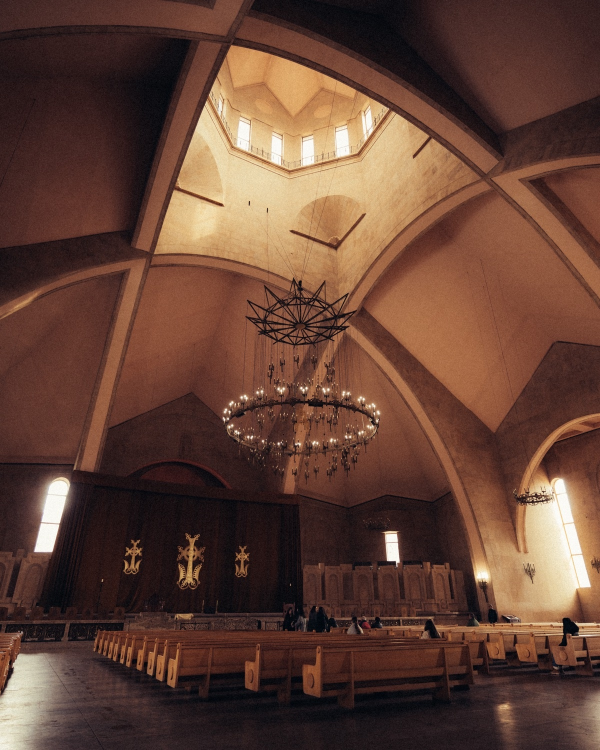
#> input picture examples/armenia-original.jpg, 1200 x 1500 px (shown at 1/2 size)
$ python analyze.py ../examples/armenia-original.jpg
#> lines starting #> are read from the running program, lines starting #| are printed output that depends on the picture
#!/usr/bin/env python3
"""
Image analysis script for the text overlay system.

Analyzes an image to extract:
  - Dominant color palette (via k-means clustering)
  - Candidate text colors with WCAG contrast ratios
  - 4x4 region grid with edge density, luminance variance, and text friendliness
  - Best text placement positions scored by text friendliness and rule-of-thirds

Usage:
    python3 scripts/analyze.py /path/to/image.jpg

Output:
    JSON object printed to stdout.
    Debug/progress info printed to stderr.
"""

import colorsys
import json
import os
import subprocess
import sys
import tempfile

import numpy as np
from PIL import Image
from scipy.cluster.vq import kmeans2
from scipy.ndimage import sobel

# ---------------------------------------------------------------------------
# RAW image support
# ---------------------------------------------------------------------------

RAW_EXTENSIONS = {".arw", ".cr2", ".cr3", ".nef", ".orf", ".raf", ".dng", ".rw2", ".pef", ".srw"}


# [18 lines left out: function convert_raw_to_tiff, not called in this run]


# ---------------------------------------------------------------------------
# Utility helpers
# ---------------------------------------------------------------------------

def rgb_to_hex(r, g, b):
    """Convert an (R, G, B) tuple (0-255 ints) to a hex string like '#A1B2C3'."""
    return "#{:02X}{:02X}{:02X}".format(int(round(r)), int(round(g)), int(round(b)))


def hex_to_rgb(hex_str):
    """Convert '#RRGGBB' to (R, G, B) tuple with 0-255 ints."""
    hex_str = hex_str.lstrip("#")
    return tuple(int(hex_str[i:i + 2], 16) for i in (0, 2, 4))


def linearize_channel(c):
    """Linearize a single sRGB channel value (0-1 float) for luminance calc."""
    if c <= 0.03928:
        return c / 12.92
    return ((c + 0.055) / 1.055) ** 2.4


def relative_luminance(r, g, b):
    """Compute WCAG relative luminance from 0-255 RGB values."""
    r_lin = linearize_channel(r / 255.0)
    g_lin = linearize_channel(g / 255.0)
    b_lin = linearize_channel(b / 255.0)
    return 0.2126 * r_lin + 0.7152 * g_lin + 0.0722 * b_lin


def contrast_ratio(color1_rgb, color2_rgb):
    """Compute WCAG contrast ratio between two (R, G, B) tuples (0-255)."""
    l1 = relative_luminance(*color1_rgb)
    l2 = relative_luminance(*color2_rgb)
    if l1 < l2:
        l1, l2 = l2, l1
    return (l1 + 0.05) / (l2 + 0.05)


def rgb_to_hsl(r, g, b):
    """Convert 0-255 RGB to (H 0-360, S 0-1, L 0-1)."""
    h, l, s = colorsys.rgb_to_hls(r / 255.0, g / 255.0, b / 255.0)
    return h * 360.0, s, l


def hsl_to_rgb(h, s, l):
    """Convert (H 0-360, S 0-1, L 0-1) to 0-255 RGB tuple."""
    r, g, b = colorsys.hls_to_rgb(h / 360.0, l, s)
    return (
        int(round(r * 255)),
        int(round(g * 255)),
        int(round(b * 255)),
    )


def rotate_hue(r, g, b, degrees):
    """Rotate the hue of an RGB color by the given degrees."""
    h, s, l = rgb_to_hsl(r, g, b)
    h = (h + degrees) % 360.0
    return hsl_to_rgb(h, s, l)


def adjust_lightness(r, g, b, delta):
    """Shift lightness of an RGB color by *delta* (clamped to 0-1)."""
    h, s, l = rgb_to_hsl(r, g, b)
    l = max(0.0, min(1.0, l + delta))
    return hsl_to_rgb(h, s, l)


# ---------------------------------------------------------------------------
# Core analysis functions
# ---------------------------------------------------------------------------

def extract_palette(image, k=5):
    """Extract *k* dominant colors via k-means on a downsampled image.

    Returns a list of hex strings sorted by cluster size (most dominant first).
    """
    # Downsample for speed
    thumb = image.copy()
    thumb.thumbnail((150, 150))
    arr = np.asarray(thumb.convert("RGB"), dtype=np.float64).reshape(-1, 3)

    centroids, labels = kmeans2(arr, k, minit="points", iter=20)

    # Sort by cluster population (largest first)
    counts = np.bincount(labels, minlength=k)
    order = np.argsort(-counts)
    centroids = centroids[order]

    palette = []
    for c in centroids:
        r, g, b = np.clip(c, 0, 255).astype(int)
        palette.append(rgb_to_hex(r, g, b))
    return palette


def generate_candidates(palette, center_avg_rgb):
    """Generate candidate text colors from palette + safe fallbacks.

    Each candidate has: hex, source, contrast_vs_center.
    Candidates with contrast < 2.0 are discarded.
    Result is sorted by contrast descending.
    """
    candidates = []

    for hex_color in palette:
        r, g, b = hex_to_rgb(hex_color)

        derived = [
            (rgb_to_hex(r, g, b), "palette"),
            (rgb_to_hex(*rotate_hue(r, g, b, 180)), "complementary"),
            (rgb_to_hex(*rotate_hue(r, g, b, 30)), "analogous_warm"),
            (rgb_to_hex(*rotate_hue(r, g, b, -30)), "analogous_cool"),
            (rgb_to_hex(*adjust_lightness(r, g, b, 0.40)), "tinted_light"),
            (rgb_to_hex(*adjust_lightness(r, g, b, -0.40)), "tinted_dark"),
        ]

        for hex_val, source in derived:
            cr = contrast_ratio(hex_to_rgb(hex_val), center_avg_rgb)
            candidates.append({
                "hex": hex_val,
                "source": source,
                "contrast_vs_center": round(cr, 2),
            })

    # Filter: contrast must be >= 2.0
    candidates = [c for c in candidates if c["contrast_vs_center"] >= 2.0]

    # Deduplicate by hex (keep the entry with highest contrast if dupes exist)
    seen = {}
    for c in candidates:
        key = c["hex"]
        if key not in seen or c["contrast_vs_center"] > seen[key]["contrast_vs_center"]:
            seen[key] = c
    candidates = list(seen.values())

    # Sort by contrast descending
    candidates.sort(key=lambda c: c["contrast_vs_center"], reverse=True)

    return candidates


def analyze_regions(image):
    """Divide the image into a 4x4 grid and compute per-cell metrics.

    Returns a list of 16 cell dicts with:
        row, col, edge_density, luminance_variance, avg_brightness, avg_color,
        text_friendliness
    """
    arr = np.asarray(image.convert("RGB"), dtype=np.float64)
    height, width, _ = arr.shape

    # Grayscale for edge / luminance analysis
    gray = 0.2126 * arr[:, :, 0] + 0.7152 * arr[:, :, 1] + 0.0722 * arr[:, :, 2]

    # Full-image Sobel edge magnitude
    sobel_x = sobel(gray, axis=1)
    sobel_y = sobel(gray, axis=0)
    edge_mag = np.hypot(sobel_x, sobel_y)

    # Normalize edge magnitudes to 0-1 globally
    emax = edge_mag.max()
    if emax > 0:
        edge_mag_norm = edge_mag / emax
    else:
        edge_mag_norm = edge_mag

    row_edges = np.linspace(0, height, 5).astype(int)
    col_edges = np.linspace(0, width, 5).astype(int)

    cells = []
    for r in range(4):
        for c in range(4):
            y0, y1 = row_edges[r], row_edges[r + 1]
            x0, x1 = col_edges[c], col_edges[c + 1]

            cell_gray = gray[y0:y1, x0:x1]
            cell_rgb = arr[y0:y1, x0:x1]
            cell_edge = edge_mag_norm[y0:y1, x0:x1]

            ed = float(cell_edge.mean())
            lv = float(cell_gray.var() / (255.0 ** 2))  # normalize to 0-1 range
            ab = float(cell_gray.mean())
            avg_r = int(round(cell_rgb[:, :, 0].mean()))
            avg_g = int(round(cell_rgb[:, :, 1].mean()))
            avg_b = int(round(cell_rgb[:, :, 2].mean()))

            cells.append({
                "row": r,
                "col": c,
                "edge_density": round(ed, 4),
                "luminance_variance": round(lv, 4),
                "avg_brightness": round(ab, 1),
                "avg_color": rgb_to_hex(avg_r, avg_g, avg_b),
            })

    # Compute text_friendliness with cross-cell normalization
    eds = np.array([c["edge_density"] for c in cells])
    lvs = np.array([c["luminance_variance"] for c in cells])

    ed_min, ed_max = eds.min(), eds.max()
    lv_min, lv_max = lvs.min(), lvs.max()

    for i, cell in enumerate(cells):
        if ed_max > ed_min:
            norm_ed = (cell["edge_density"] - ed_min) / (ed_max - ed_min)
        else:
            norm_ed = 0.0

        if lv_max > lv_min:
            norm_lv = (cell["luminance_variance"] - lv_min) / (lv_max - lv_min)
        else:
            norm_lv = 0.0

        tf = 1.0 - (0.5 * norm_ed + 0.5 * norm_lv)
        cell["text_friendliness"] = round(tf, 4)

    return cells


def compute_best_placements(cells):
    """Score 6 named positions using text_friendliness + rule-of-thirds bonus.

    Returns a sorted list of placement dicts (best first).
    """
    # Build a lookup: (row, col) -> cell
    cell_map = {}
    for c in cells:
        cell_map[(c["row"], c["col"])] = c

    positions = {
        "top-left":      [(0, 0), (0, 1), (1, 0), (1, 1)],
        "top-center":    [(0, 1), (0, 2), (1, 1), (1, 2)],
        "center":        [(1, 1), (1, 2), (2, 1), (2, 2)],
        "bottom-left":   [(2, 0), (2, 1), (3, 0), (3, 1)],
        "bottom-center": [(2, 1), (2, 2), (3, 1), (3, 2)],
        "bottom-right":  [(2, 2), (2, 3), (3, 2), (3, 3)],
    }

    # Rule-of-thirds bonus positions
    thirds_bonus = {"top-left", "bottom-left", "bottom-right"}

    placements = []
    for name, coords in positions.items():
        covered = [cell_map[rc] for rc in coords]
        avg_tf = np.mean([c["text_friendliness"] for c in covered])

        score = avg_tf
        if name in thirds_bonus:
            score += 0.1

        # Average color of covered region
        avg_r = int(round(np.mean([hex_to_rgb(c["avg_color"])[0] for c in covered])))
        avg_g = int(round(np.mean([hex_to_rgb(c["avg_color"])[1] for c in covered])))
        avg_b = int(round(np.mean([hex_to_rgb(c["avg_color"])[2] for c in covered])))

        placements.append({
            "position": name,
            "score": round(float(score), 4),
            "region_avg_color": rgb_to_hex(avg_r, avg_g, avg_b),
        })

    placements.sort(key=lambda p: p["score"], reverse=True)
    return placements


def get_center_avg_rgb(cells):
    """Return the average RGB of the four center cells (1,1), (1,2), (2,1), (2,2)."""
    center_coords = [(1, 1), (1, 2), (2, 1), (2, 2)]
    cell_map = {(c["row"], c["col"]): c for c in cells}
    rs, gs, bs = [], [], []
    for rc in center_coords:
        r, g, b = hex_to_rgb(cell_map[rc]["avg_color"])
        rs.append(r)
        gs.append(g)
        bs.append(b)
    return (int(round(np.mean(rs))), int(round(np.mean(gs))), int(round(np.mean(bs))))


# ---------------------------------------------------------------------------
# Rectangle candidate scanning
# ---------------------------------------------------------------------------

# [33 lines left out: function _build_cost_map, not called in this run]


def _integral_image(arr):
    """Compute the integral (summed-area) image of a 2D array."""
    return arr.cumsum(axis=0).cumsum(axis=1)


# [108 lines left out: functions _rect_sum, compute_rectangle_candidates, not called in this run]


# ---------------------------------------------------------------------------
# Main
# ---------------------------------------------------------------------------

def analyze(image_path, layout_mode=None):
    """Run full analysis on the image at *image_path* and return the result dict.

    If *layout_mode* is provided ('auto' or 'center'), rectangle candidates
    are computed and included in the output.
    """
    # Handle RAW files by converting to TIFF first
    ext = os.path.splitext(image_path)[1].lower()
    tmp_tiff = None
    if ext in RAW_EXTENSIONS:
        print(f"RAW file detected ({ext}), converting via sips ...", file=sys.stderr)
        tmp_tiff = convert_raw_to_tiff(image_path)
        load_path = tmp_tiff
    else:
        load_path = image_path

    print(f"Loading image: {load_path}", file=sys.stderr)
    image = Image.open(load_path).convert("RGB")
    width, height = image.size
    print(f"Image dimensions: {width}x{height}", file=sys.stderr)

    # --- Palette ---
    print("Extracting palette ...", file=sys.stderr)
    palette = extract_palette(image, k=5)
    print(f"Palette: {palette}", file=sys.stderr)

    # --- Regions ---
    print("Analyzing regions (4x4 grid) ...", file=sys.stderr)
    cells = analyze_regions(image)

    # --- Center average color ---
    center_avg_rgb = get_center_avg_rgb(cells)
    print(f"Center average color: {rgb_to_hex(*center_avg_rgb)}", file=sys.stderr)

    # --- Candidate colors ---
    print("Generating candidate colors ...", file=sys.stderr)
    candidates = generate_candidates(palette, center_avg_rgb)
    print(f"Candidates after filtering: {len(candidates)}", file=sys.stderr)

    # --- Best placements ---
    print("Computing best placements ...", file=sys.stderr)
    placements = compute_best_placements(cells)

    # --- Rectangle candidates (if layout mode specified) ---
    rect_candidates = None
    if layout_mode in ("auto", "center"):
        print(f"Computing rectangle candidates (layout={layout_mode}) ...", file=sys.stderr)
        rect_candidates = compute_rectangle_candidates(image, layout_mode, width, height)
        print(f"Rectangle candidates: {len(rect_candidates)}", file=sys.stderr)

    result = {
        "image_dimensions": {"width": width, "height": height},
        "palette": palette,
        "color_candidates": candidates,
        "regions": {
            "grid": "4x4",
            "cells": cells,
        },
        "best_placements": placements,
    }
    if rect_candidates is not None:
        result["rectangle_candidates"] = rect_candidates

    # Clean up temporary TIFF if we converted from RAW
    if tmp_tiff and os.path.isfile(tmp_tiff):
        os.unlink(tmp_tiff)
        print(f"Cleaned up temp TIFF: {tmp_tiff}", file=sys.stderr)

    return result


def main():
    if len(sys.argv) < 2:
        print("Usage: python3 scripts/analyze.py /path/to/image.jpg [--layout auto|center]",
              file=sys.stderr)
        sys.exit(1)

    image_path = sys.argv[1]

    # Parse optional --layout flag
    layout_mode = None
    args = sys.argv[2:]
    for i, arg in enumerate(args):
        if arg == "--layout" and i + 1 < len(args):
            layout_mode = args[i + 1]
            break

    result = analyze(image_path, layout_mode=layout_mode)
#> in analyze, image is the input picture: PIL image 1200x1500 RGB; mean R, G, B 99.4, 67, 53.6
#> in extract_palette, `thumb.thumbnail((150, 150))`:
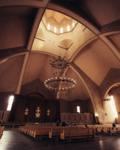
#> thumb: PIL image 120x150 RGB; mean R, G, B 99.4, 67, 53.6
#> in extract_palette, `centroids, labels = kmeans2(arr, k, minit="points", iter=20)`: centroids = [[36.1, 22.72, 24.22], [131.4, 80.26, 58.95], [226.8, 203.5, 165], [186.9, 136.6, 92.8], [82.35, 47.79, 40.79]]; labels = 18000 values, max 4 at index 1, min 0 at index 0, mean 1.92
#> in extract_palette, `counts = np.bincount(labels, minlength=k)`: counts = [5413, 3799, 1277, 1786, 5725]
#> in extract_palette, `order = np.argsort(-counts)`: order = [4, 0, 1, 3, 2]
#> in extract_palette, `centroids = centroids[order]`: centroids = [[82.35, 47.79, 40.79], [36.1, 22.72, 24.22], [131.4, 80.26, 58.95], [186.9, 136.6, 92.8], [226.8, 203.5, 165]]
#> the loop in extract_palette, `for c in centroids:` made 5 passes
#> (c, r, g, b) on passes 1 to 5: ([82.35, 47.79, 40.79], 82, 47, 40), ([36.1, 22.72, 24.22], 36, 22, 24), ([131.4, 80.26, 58.95], 131, 80, 58), ([186.9, 136.6, 92.8], 186, 136, 92), ([226.8, 203.5, 165], 226, 203, 165)
#> after the loop in extract_palette, `for c in centroids:`: palette = ['#522F28', '#241618', '#83503A', '#BA885C', '#E2CBA5']
#> in analyze_regions, `gray = 0.2126 * arr[:, :, 0] + 0.7152 * arr[:, :, 1] + 0.0722 * arr[:,..`:
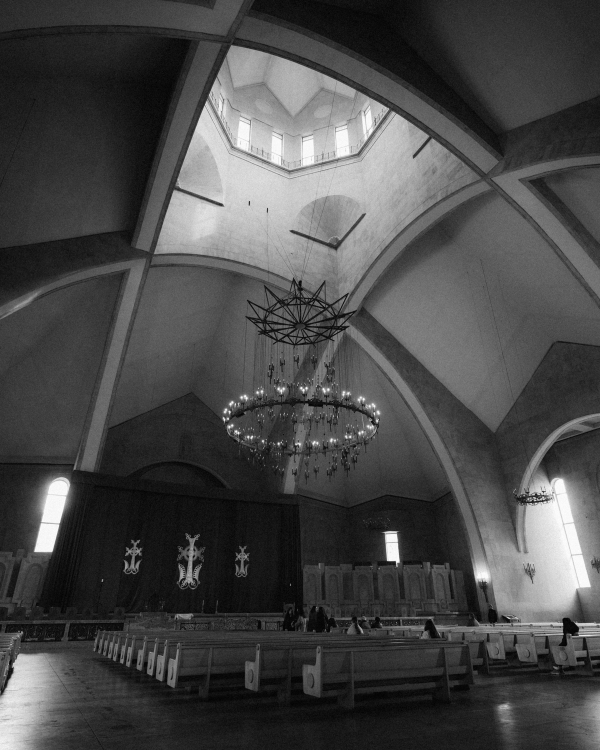
#> gray: shape (1500, 1200) float64 (shown at 1/2 size); min 0.144, max 255, mean 72.9
#> in analyze_regions, `sobel_x = sobel(gray, axis=1)`:
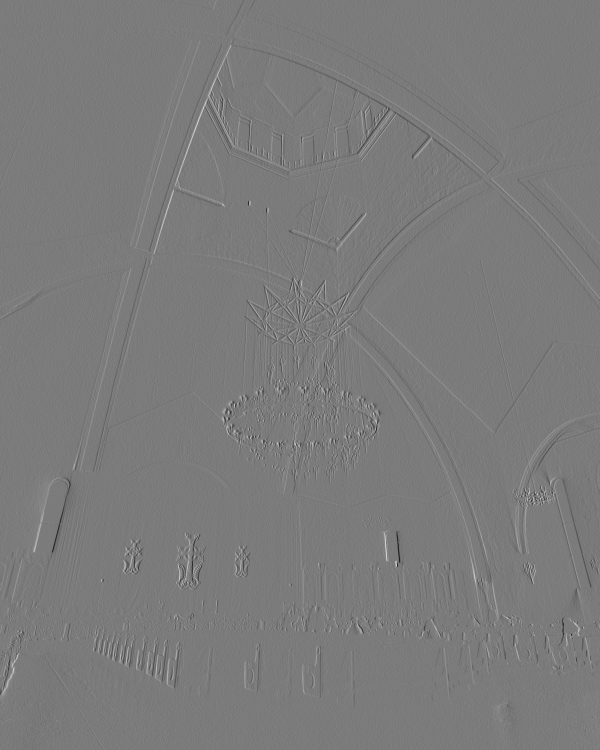
#> sobel_x: shape (1500, 1200) float64 (shown at 1/2 size); min -771.4, max 821.5, mean 0.1; drawn with min black and max white
#> in analyze_regions, `edge_mag = np.hypot(sobel_x, sobel_y)`:
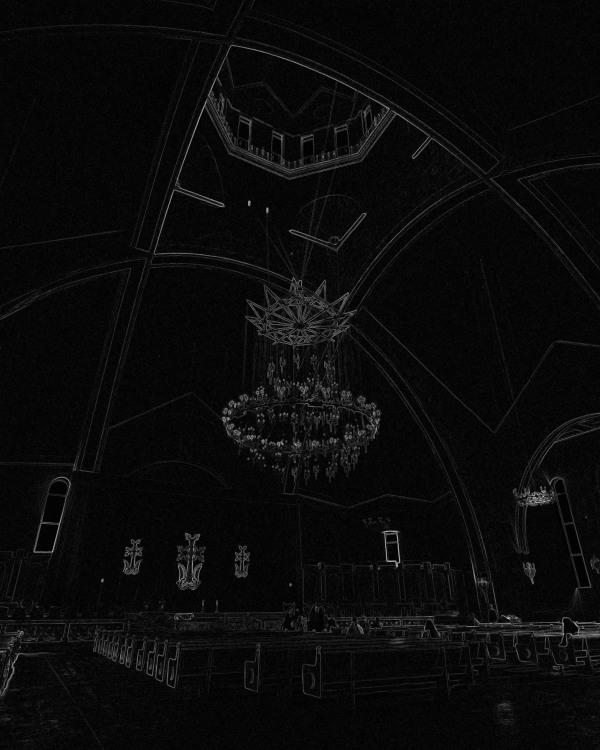
#> edge_mag: shape (1500, 1200) float64 (shown at 1/2 size); min 0, max 899.5, mean 38.4; drawn with min black and max white
#> in analyze_regions, `emax = edge_mag.max()`: emax = 899.5
#> in analyze_regions, `row_edges = np.linspace(0, height, 5).astype(int)`: row_edges = [0, 375, 750, 1125, 1500]
#> in analyze_regions, `col_edges = np.linspace(0, width, 5).astype(int)`: col_edges = [0, 300, 600, 900, 1200]
#> after the loop in analyze_regions, `for r in range(4):`: cells = 16 items
#> in analyze_regions, `eds = np.array([c["edge_density"] for c in cells])`: eds = [0.0252, 0.0471, 0.0448, 0.0295, 0.0306, 0.0498, 0.0518, 0.0303, 0.0358, 0.0468, 0.0516, 0.043, 0.0499, 0.0446, 0.046, 0.0555]
#> in analyze_regions, `lvs = np.array([c["luminance_variance"] for c in cells])`: lvs = [0.0021, 0.0773, 0.0879, 0.0069, 0.0072, 0.0429, 0.0256, 0.0062, 0.0375, 0.013, 0.0219, 0.055, 0.0522, 0.0084, 0.0071, 0.0545]
#> in analyze_regions, `ed_min, ed_max = eds.min(), eds.max()`: ed_min = 0.0252; ed_max = 0.0555
#> in analyze_regions, `lv_min, lv_max = lvs.min(), lvs.max()`: lv_min = 0.0021; lv_max = 0.0879
#> the loop in analyze_regions, `for i, cell in enumerate(cells):` made 16 passes
#> (norm_ed, norm_lv, tf) on passes 1 to 12: (0, 0, 1), (0.723, 0.876, 0.2), (0.647, 1, 0.177), (0.142, 0.0559, 0.901), (0.178, 0.0594, 0.881), (0.812, 0.476, 0.356), (0.878, 0.274, 0.424), (0.168, 0.0478, 0.892), (0.35, 0.413, 0.619), (0.713, 0.127, 0.58), (0.871, 0.231, 0.449), (0.587, 0.617, 0.398)
#> in analyze, `cells = analyze_regions(image)`: cells = 16 items
#> the loop in get_center_avg_rgb, `for rc in center_coords:` made 4 passes
#> (r, g, b) on passes 1 to 4: (157, 111, 81), (154, 104, 72), (59, 36, 32), (92, 57, 46)
#> after the loop in get_center_avg_rgb, `for rc in center_coords:`: bs = [81, 72, 32, 46]; gs = [111, 104, 36, 57]; rs = [157, 154, 59, 92]
#> in analyze, `center_avg_rgb = get_center_avg_rgb(cells)`: center_avg_rgb = (116, 77, 58)
#> in generate_candidates, `candidates = []`: candidates = []
#> the loop in generate_candidates, `for hex_color in palette:` made 5 passes
#> hex_color on passes 1 to 5: '#522F28', '#241618', '#83503A', '#BA885C', '#E2CBA5'
#> after the loop in generate_candidates, `for hex_color in palette:`: candidates = 30 items
#> in generate_candidates, `candidates = [c for c in candidates if c["contrast_vs_center"] >= 2.0]`: candidates = 19 items
#> the loop in generate_candidates, `for c in candidates:` made 19 passes
#> key on passes 1 to 12: '#C38E83', '#000000', '#241618', '#162422', '#241B16', '#24161F', '#000000', '#DBBCAE', '#000000', '#BA885C', '#5C8EBA', '#BAB75C'
#> after the loop in generate_candidates, `for c in candidates:`: seen = 17 items
#> the loop in compute_best_placements, `for c in cells:` made 16 passes
#> after the loop in compute_best_placements, `for c in cells:`: cell_map = 16 items
#> the loop in compute_best_placements, `for name, coords in positions.items():` made 6 passes
#> avg_tf on pass 1: 0.609
    print(json.dumps(result, indent=2))
#> (printed output is left out)


if __name__ == "__main__":
    main()
